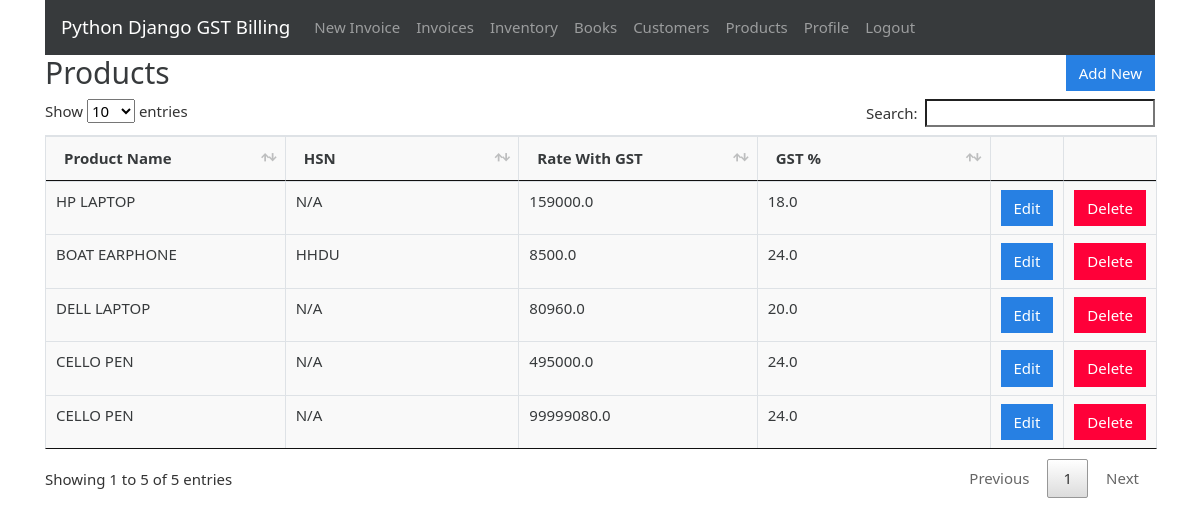
The page /products (signed in) on the database its author committed.
### gstbillingapp/models.py (models this page shows, shortened)
class Product(models.Model):
    user = models.ForeignKey(User, null=True, blank=True, on_delete=models.SET_NULL)
    product_name = models.CharField(max_length=200)
    product_hsn = models.CharField(max_length=50, null=True, blank=True)
    product_unit = models.CharField(max_length=50)
    product_gst_percentage = models.FloatField()
    product_rate_with_gst = models.FloatField()

### gstbillingapp/views.py (the view)
# urls.py: path('products', views.products, name='products'),
@login_required
def products(request):
    context = {}
    context['products'] = Product.objects.filter(user=request.user)
    return render(request, 'gstbillingapp/products.html', context)

### gstbillingapp/templates/gstbillingapp/products.html (shortened to what this page needs)
{% extends "gstbillingapp/base.html" %}
{% load static %}
{% block content %}
		<div class="row">
			<div class="col">
				<h2>Products</h2>
			</div>
			<div class="col">
				<a href="{% url 'product_add' %}" id="add_product_btn"><button type="button" class="btn btn-primary">Add New</button></a>
			</div>
		</div>
		<table class="table table-bordered" id="product-table">
			<thead>
				<tr>
					<th>Product Name</th>
					<th>HSN</th>
					<th>Rate With GST</th>
					<th>GST %</th>
					<th></th>
					<th></th>
				</tr>
			</thead>
			<tbody class="two-col-form">
				{% for product in products %}
				<tr>
	 				<td>{{product.product_name}}</td>
	 				<td>{{product.product_hsn}}</td>
	 				<td>{{product.product_rate_with_gst}}</td>
	 				<td>{{product.product_gst_percentage}}</td>
	 				<td><a href="{% url 'product_edit' product.id %}"><button type="button" class="btn btn-primary">Edit</button></a></td>
	 				<td><button type="button" class="btn btn-danger" data-toggle="modal" data-target="#productDeleteModal" data-product-id="{{product.id}}" data-product-name="{{product.product_name}}">Delete</button></td>
				</tr>
				{% endfor %}
			</tbody>
		</table>
{% endblock %}

### gstbillingapp/static/gstbillingapp/main.css (style rules this page uses)
.table-bordered td, .table-bordered th { padding: 0.25em; }
.table-bordered tbody td, .table-bordered tbody th, .table-bordered thead th, .table-bordered thead td { background: #f9f9f9; }
.two-col-form td, .two-col-form th { width: 25%; }
#add_customer_btn, #add_product_btn { float: right; }

### rows shown on the page
Product: product_name "HP LAPTOP", product_hsn "N/A", product_rate_with_gst "159000.0", product_gst_percentage "18.0"
Product: product_name "BOAT EARPHONE", product_hsn "HHDU", product_rate_with_gst "8500.0", product_gst_percentage "24.0"
Product: product_name "DELL LAPTOP", product_hsn "N/A", product_rate_with_gst "80960.0", product_gst_percentage "20.0"
Product: product_name "CELLO PEN", product_hsn "N/A", product_rate_with_gst "495000.0", product_gst_percentage "24.0"
Product: product_name "CELLO PEN", product_hsn "N/A", product_rate_with_gst "99999080.0", product_gst_percentage "24.0"
